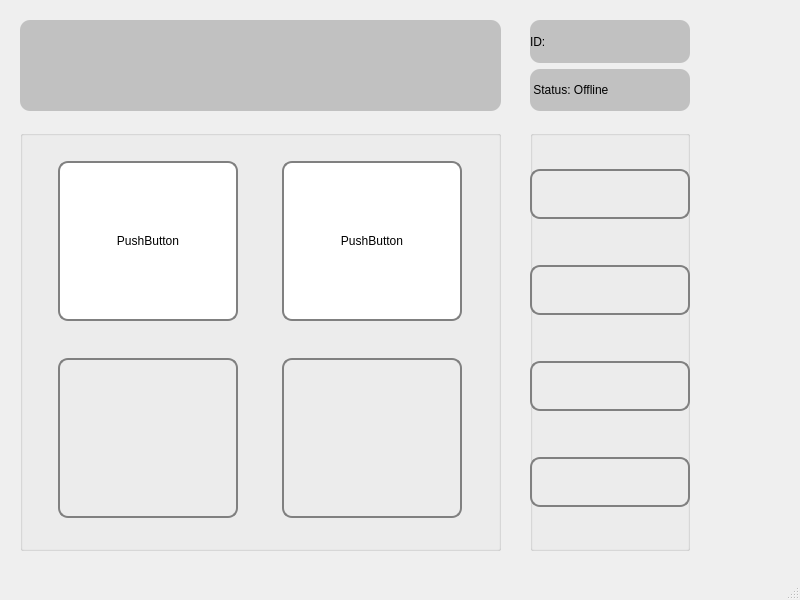
<?xml version="1.0" encoding="UTF-8"?>
<ui version="4.0">
 <class>MainWindow</class>
 <widget class="QMainWindow" name="MainWindow">
  <property name="geometry">
   <rect>
    <x>0</x>
    <y>0</y>
    <width>800</width>
    <height>600</height>
   </rect>
  </property>
  <property name="windowTitle">
   <string>MainWindow</string>
  </property>
  <property name="styleSheet">
   <string notr="true"/>
  </property>
  <widget class="QWidget" name="centralwidget">
   <widget class="QWidget" name="verticalLayoutWidget">
    <property name="geometry">
     <rect>
      <x>20</x>
      <y>20</y>
      <width>481</width>
      <height>91</height>
     </rect>
    </property>
    <layout class="QVBoxLayout" name="verticalLayout">
     <item>
      <widget class="QLabel" name="time_label">
       <property name="font">
        <font>
         <family>Agency FB</family>
         <pointsize>36</pointsize>
         <bold>true</bold>
        </font>
       </property>
       <property name="styleSheet">
        <string notr="true">background-color: rgb(193, 193, 193);
border-radius: 10px;</string>
       </property>
       <property name="text">
        <string/>
       </property>
       <property name="alignment">
        <set>Qt::AlignCenter</set>
       </property>
      </widget>
     </item>
    </layout>
   </widget>
   <widget class="QWidget" name="verticalLayoutWidget_2">
    <property name="geometry">
     <rect>
      <x>20</x>
      <y>130</y>
      <width>481</width>
      <height>421</height>
     </rect>
    </property>
    <layout class="QVBoxLayout" name="verticalLayout_2">
     <item>
      <widget class="QGroupBox" name="groupBox_2">
       <property name="enabled">
        <bool>true</bool>
       </property>
       <property name="autoFillBackground">
        <bool>false</bool>
       </property>
       <property name="title">
        <string/>
       </property>
       <widget class="QWidget" name="gridLayoutWidget">
        <property name="geometry">
         <rect>
          <x>0</x>
          <y>0</y>
          <width>481</width>
          <height>421</height>
         </rect>
        </property>
        <layout class="QGridLayout" name="gridLayout">
         <item row="0" column="0">
          <widget class="QPushButton" name="pushButton">
           <property name="maximumSize">
            <size>
             <width>180</width>
             <height>160</height>
            </size>
           </property>
           <property name="styleSheet">
            <string notr="true">border-radius: 10px;
border: 2px solid gray;
background-color: rgb(255, 255, 255);</string>
           </property>
           <property name="text">
            <string>PushButton</string>
           </property>
          </widget>
         </item>
         <item row="0" column="1">
          <widget class="QPushButton" name="pushButton_3">
           <property name="maximumSize">
            <size>
             <width>180</width>
             <height>160</height>
            </size>
           </property>
           <property name="styleSheet">
            <string notr="true">border-radius: 10px;
border: 2px solid gray;
background-color: rgb(255, 255, 255);</string>
           </property>
           <property name="text">
            <string>PushButton</string>
           </property>
          </widget>
         </item>
         <item row="1" column="0">
          <widget class="QPushButton" name="info_button">
           <property name="maximumSize">
            <size>
             <width>180</width>
             <height>160</height>
            </size>
           </property>
           <property name="styleSheet">
            <string notr="true">border-radius: 10px;
background-image: url(:/icons/journalicon.jpg);
border: 2px solid gray;</string>
           </property>
           <property name="text">
            <string/>
           </property>
          </widget>
         </item>
         <item row="1" column="1">
          <widget class="QPushButton" name="logOutButton">
           <property name="maximumSize">
            <size>
             <width>180</width>
             <height>160</height>
            </size>
           </property>
           <property name="autoFillBackground">
            <bool>false</bool>
           </property>
           <property name="styleSheet">
            <string notr="true">border-radius: 10px;
border: 2px solid gray;
background-image: url(:/icons/logouticon.jpg);

</string>
           </property>
           <property name="locale">
            <locale language="Russian" country="Ukraine"/>
           </property>
           <property name="text">
            <string/>
           </property>
           <property name="autoRepeat">
            <bool>false</bool>
           </property>
          </widget>
         </item>
        </layout>
       </widget>
      </widget>
     </item>
    </layout>
   </widget>
   <widget class="QWidget" name="verticalLayoutWidget_3">
    <property name="geometry">
     <rect>
      <x>530</x>
      <y>130</y>
      <width>160</width>
      <height>421</height>
     </rect>
    </property>
    <layout class="QVBoxLayout" name="verticalLayout_3">
     <item>
      <widget class="QGroupBox" name="groupBox">
       <property name="title">
        <string/>
       </property>
       <widget class="QWidget" name="gridLayoutWidget_2">
        <property name="geometry">
         <rect>
          <x>0</x>
          <y>-1</y>
          <width>160</width>
          <height>421</height>
         </rect>
        </property>
        <layout class="QGridLayout" name="gridLayout_2">
         <item row="0" column="0">
          <widget class="QPushButton" name="start_button">
           <property name="maximumSize">
            <size>
             <width>160</width>
             <height>50</height>
            </size>
           </property>
           <property name="styleSheet">
            <string notr="true">QPushButton {
	border-radius: 10px;
	background-image: url(:/icons/starticon.jpg);
	border: 2px solid gray;
}

QPushButton:disabled {
    background-color: #A9A9A9; 
    border: 1px solid #A9A9A9; 
}

QPushButton:hover {
    background-color: #45a049; 
    border: 1px solid #45a049; 
}</string>
           </property>
           <property name="text">
            <string/>
           </property>
          </widget>
         </item>
         <item row="1" column="0">
          <widget class="QPushButton" name="end_button">
           <property name="maximumSize">
            <size>
             <width>160</width>
             <height>50</height>
            </size>
           </property>
           <property name="styleSheet">
            <string notr="true">QPushButton {
	border-radius: 10px;
	background-image: url(:/icons/finishicon.jpg);
	border: 2px solid gray;
}

QPushButton:disabled {
    background-color: #A9A9A9; 
    border: 1px solid #A9A9A9; 
}

QPushButton:hover {
    background-color: #45a049; 
    border: 1px solid #45a049; 
}

</string>
           </property>
           <property name="text">
            <string/>
           </property>
          </widget>
         </item>
         <item row="2" column="0">
          <widget class="QPushButton" name="pause_button">
           <property name="maximumSize">
            <size>
             <width>160</width>
             <height>50</height>
            </size>
           </property>
           <property name="styleSheet">
            <string notr="true">QPushButton {
	border-radius: 10px;
	background-image: url(:/icons/pauseicon.jpg);
	border: 2px solid gray;
}

QPushButton:disabled {
    background-color: #A9A9A9; 
    border: 1px solid #A9A9A9; 
}

QPushButton:hover {
    background-color: #45a049; 
    border: 1px solid #45a049; 
}</string>
           </property>
           <property name="text">
            <string/>
           </property>
          </widget>
         </item>
         <item row="3" column="0">
          <widget class="QPushButton" name="unpause_button">
           <property name="maximumSize">
            <size>
             <width>160</width>
             <height>50</height>
            </size>
           </property>
           <property name="styleSheet">
            <string notr="true">QPushButton {
	border-radius: 10px;
	background-image: url(:/icons/unpauseicon.jpg);
	border: 2px solid gray;
}

QPushButton:disabled {
    background-color: #A9A9A9; 
    border: 1px solid #A9A9A9; 
}

QPushButton:hover {
    background-color: #45a049; 
    border: 1px solid #45a049; 
}</string>
           </property>
           <property name="text">
            <string/>
           </property>
          </widget>
         </item>
        </layout>
       </widget>
      </widget>
     </item>
    </layout>
   </widget>
   <widget class="QWidget" name="verticalLayoutWidget_4">
    <property name="geometry">
     <rect>
      <x>530</x>
      <y>20</y>
      <width>160</width>
      <height>91</height>
     </rect>
    </property>
    <layout class="QVBoxLayout" name="verticalLayout_4">
     <item>
      <widget class="QLabel" name="id_label">
       <property name="styleSheet">
        <string notr="true">background-color: rgb(193, 193, 193);
border-radius: 10px;</string>
       </property>
       <property name="text">
        <string>ID:</string>
       </property>
      </widget>
     </item>
     <item>
      <widget class="QLabel" name="status_label">
       <property name="styleSheet">
        <string notr="true">background-color: rgb(193, 193, 193);
border-radius: 10px;</string>
       </property>
       <property name="text">
        <string> Status: Offline</string>
       </property>
      </widget>
     </item>
    </layout>
   </widget>
  </widget>
  <widget class="QMenuBar" name="menubar">
   <property name="geometry">
    <rect>
     <x>0</x>
     <y>0</y>
     <width>800</width>
     <height>21</height>
    </rect>
   </property>
  </widget>
  <widget class="QStatusBar" name="statusbar"/>
 </widget>
 <resources/>
 <connections/>
</ui>
